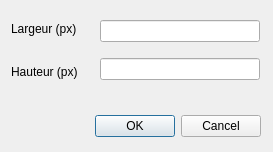
<?xml version="1.0" encoding="UTF-8"?>
<ui version="4.0">
 <class>New</class>
 <widget class="QDialog" name="New">
  <property name="geometry">
   <rect>
    <x>0</x>
    <y>0</y>
    <width>273</width>
    <height>152</height>
   </rect>
  </property>
  <property name="windowTitle">
   <string>Dialog</string>
  </property>
  <widget class="QDialogButtonBox" name="buttonBox">
   <property name="geometry">
    <rect>
     <x>50</x>
     <y>110</y>
     <width>211</width>
     <height>32</height>
    </rect>
   </property>
   <property name="orientation">
    <enum>Qt::Horizontal</enum>
   </property>
   <property name="standardButtons">
    <set>QDialogButtonBox::Cancel|QDialogButtonBox::Ok</set>
   </property>
  </widget>
  <widget class="QWidget" name="verticalLayoutWidget">
   <property name="geometry">
    <rect>
     <x>11</x>
     <y>10</y>
     <width>101</width>
     <height>80</height>
    </rect>
   </property>
   <layout class="QVBoxLayout" name="verticalLayout">
    <item>
     <widget class="QLabel" name="label">
      <property name="text">
       <string>Largeur (px)</string>
      </property>
     </widget>
    </item>
    <item>
     <widget class="QLabel" name="label_2">
      <property name="text">
       <string>Hauteur (px)</string>
      </property>
     </widget>
    </item>
   </layout>
  </widget>
  <widget class="QWidget" name="verticalLayoutWidget_2">
   <property name="geometry">
    <rect>
     <x>100</x>
     <y>10</y>
     <width>160</width>
     <height>80</height>
    </rect>
   </property>
   <layout class="QVBoxLayout" name="verticalLayout_2">
    <item>
     <widget class="QLineEdit" name="lineEdit"/>
    </item>
    <item>
     <widget class="QLineEdit" name="lineEdit_2"/>
    </item>
   </layout>
  </widget>
 </widget>
 <resources/>
 <connections>
  <connection>
   <sender>buttonBox</sender>
   <signal>accepted()</signal>
   <receiver>New</receiver>
   <slot>accept()</slot>
   <hints>
    <hint type="sourcelabel">
     <x>248</x>
     <y>254</y>
    </hint>
    <hint type="destinationlabel">
     <x>157</x>
     <y>274</y>
    </hint>
   </hints>
  </connection>
  <connection>
   <sender>buttonBox</sender>
   <signal>rejected()</signal>
   <receiver>New</receiver>
   <slot>reject()</slot>
   <hints>
    <hint type="sourcelabel">
     <x>316</x>
     <y>260</y>
    </hint>
    <hint type="destinationlabel">
     <x>286</x>
     <y>274</y>
    </hint>
   </hints>
  </connection>
 </connections>
</ui>
